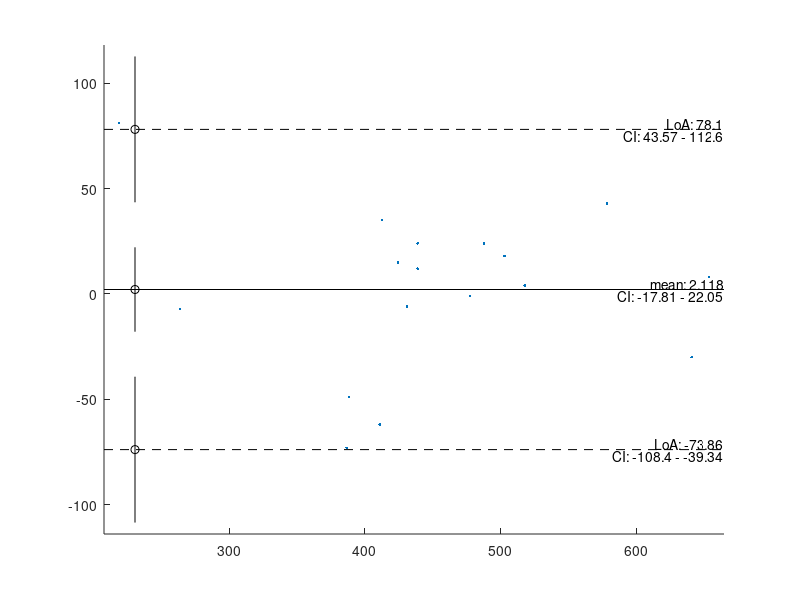

The MATLAB script that drew this image:
function h=BlandAltmanPlot(var1, var2, varargin)
%Create a Bland-Altman plot and return a struct with results and handles.
%This function does not require any toolbox.
%
%Syntax:
% BlandAltmanPlot()
%    Generate an example in the current axes.
% BlandAltmanPlot(var1,var2)
%    Create a Bland-Altman plot with the two entered variables. All other settings are set to the
%    default, as described below. Both must be numeric vectors with 2 dimensions or fewer (so
%    1x1x30 sized arrays will return an error). The y-values are var2-var1, the x-values are
%    (var1+var2)/2, unless the plot_x_mean switch is set to false, in which case var1 determines
%    the x-values.
% BlandAltmanPlot(___,Name,Value)
%    Change optional parameters. See below for the list of options that can be changed.
% BlandAltmanPlot(___,optionstruct)
%    Change optional parameters. Each field should be one of the parameters detailed below. Missing
%    fields are filled with the default.
% h=BlandAltmanPlot(___)
%    Returns a struct with values and object handles. This can be used to extract calculated
%    values, to delete specific objects, or to change the plot type.
%
%Parameters:
%AddDetailsText      [default=true] Add the details to the plot as text. This will add the mean and
%                    limits of agreement above the plotted lines. The confidence intervals will be
%                    added under the plotted lines if enabled by the plotCI parameter. The text
%                    elements are placed on the far right side of the plot.
%alpha               [default=0.05] The alpha value is used for the limits of agreement, as well as
%                    for the confidence intervals.
%plotCI              [default=true] Add the CIs of the mean and LoAs to the plot with the errorbar
%                    function. If AddDetailsText is set to true, this parameter controls both the
%                    whiskers and the text. The whiskers are plotted close to the left side of the
%                    plot.
%GroupIndex          [default=[]] You can split the plot into an array of line objects so you can
%                    adjust properties like Color and Marker for subgroups. Setting this to an
%                    empty array will keep all points in a single group.
%                    This parameter must contain only positive integer values, as it is used to
%                    index h.plot.data.
%plot_x_mean         [default=true] If set to false, the first input is used for the x-coordinate,
%                    instead of using the mean.
%StoreToAppdata      [default=true] If set to true, the output of this function will be stored in
%                    the axes object with setappdata, so it can be easily retrieved. The output
%                    struct is set to the data field named 'HJW___BlandAltmanPlot___data'.
%Parent              [default=[]] This determines the parent axes for the plots and texts. If left
%                    empty, gca is used to determine the target axes. If TargetAxes and Parent both
%                    are non-empty, TargetAxes is ignored.
%TargetAxes          [default=[]] This is the same as the Parent switch. If both are non-empty,
%                    TargetAxes is ignored. This switch is maintained for backwards compatibility.
%TextDigitsDisplayed [default=4] This is either the number of digits used in the text elements, or
%                    a FormatSpec that makes num2str return a non-empty char.
%xxyy                [default=[]] This parameter controls the axis range. It has to be a 4-element
%                    vector. Any NaN values will be auto-determined based on the input data (taking
%                    into account the value of plot_x_mean). An empty input is equivalent to [NaN
%                    NaN NaN NaN].
%
%Output:
%h.input.alpha       - alpha value used for plots and calculations
%       .var1        - first variable used for plot
%       .var2        - second variable used for plot
% .data.mu           - mean value of var2-var1
%      .loa          - lower and upper limits of agreement
%      .CI.mu        - lower and upper bound of the CI of the mean
%         .loa_lower - lower and upper bound of the CI of the lower LoA
%         .loa_upper - lower and upper bound of the CI of the upper LoA
% .xxyy              - axis extents used
% .plot.data         - handle to the data plot object (may be an array)
%      .mean         - handle to the mean line
%      .loa_lo       - handle to the lower LoA line
%      .loa_hi       - handle to the upper LoA line
%      .CI_lo        - handle to the lower LoA errorbar
%      .CI_mu        - handle to the mean errorbar
%      .CI_hi        - handle to the upper LoA errorbar
% .text.mean         - handle to the 'mean: %f' text object
%      .meanCI       - handle to the 'CI: %f-%f' text object
%      .loa_hi       - handle to the 'LoA: %f' text object
%      .loa_hi_CI    - handle to the 'CI: %f-%f' text object
%      .loa_lo       - handle to the 'LoA: %f' text object
%      .loa_lo_CI    - handle to the 'CI: %f-%f' text object
%
%The method for calculating characteristic values and the example data were taken from
%Bland&Altman (Lancet, 1986, i:307-310) http://dx.doi.org/10.1016/S0140-6736(86)90837-8
%
%/%/%/%/%/%/%/%/%/%/%/%/%/%/%/%/%/%/%/%/%/%/%/%/%/%/%/%/%/%/%/%/%/%/%/%/%/%/%
%|                                                                         |%
%|  Version: 1.2.1                                                         |%
%|  Date:    2021-06-11                                                    |%
%|  Author:  H.J. Wisselink                                                |%
%|  Licence: CC by-nc-sa 4.0 ( creativecommons.org/licenses/by-nc-sa/4.0 ) |%
%|  Email = 'h_j_wisselink*alumnus_utwente_nl';                            |%
%|  Real_email = regexprep(Email,{'*','_'},{'@','.'})                      |%
%|                                                                         |%
%/%/%/%/%/%/%/%/%/%/%/%/%/%/%/%/%/%/%/%/%/%/%/%/%/%/%/%/%/%/%/%/%/%/%/%/%/%/%
%
% Tested on several versions of Matlab (ML 6.5 and onward) and Octave (4.4.1 and onward), and on
% multiple operating systems (Windows/Ubuntu/MacOS). For the full test matrix, see the HTML doc.
% Compatibility considerations:
% - The implementation of tinv and alpha_to_Z are by Star Strider. These implementations mean you
%   can use this function without the Statistics Toolbox.
%   https://www.mathworks.com/matlabcentral/fileexchange/56500
%   https://www.mathworks.com/matlabcentral/answers/45173#answer_55318

if nargin<2
    if nargin==0
        %example data taken from Bland&Altman (Lancet, 1986, i:307-310)
        % http://dx.doi.org/10.1016/S0140-6736(86)90837-8
        %(only first measurement of each peak flow meter)
        var1=[494,395,516,434,476,557,413,442,650,433,417,656,267,478,178,423,427];
        var2=[512,430,520,428,500,600,364,380,658,445,432,626,260,477,259,350,451];
    else
        error('Incorrect number of input argument.')
    end
end
[success,options,ME]=BlandAltmanPlot_parse_inputs(var1,var2,varargin{:});
if ~success
    %The throwAsCaller function was introduced in R2007b, hence the rethrow here.
    rethrow(ME)
else
    [StoreToAppdata, alpha, plot_x_mean, plotCI, AddDetailsText, ...
        h_ax, TextDigitsDisplayed, xxyy, GroupIndex]=...
        deal(options.StoreToAppdata, options.alpha, options.plot_x_mean, options.plotCI, ...
        options.AddDetailsText, options.TargetAxes, options.TextDigitsDisplayed, options.xxyy, ...
        options.GroupIndex);
end

%Compute Bland-Altman plot characteristics.
[mu,loa,CI]=BlandAltman_values(var1,var2,alpha);

h=struct;%Store all handles to this struct.

%Prepare first part of output.
h.input.alpha=alpha;
h.input.var1=var1;
h.input.var2=var2;
h.data.mu=mu;
h.data.loa=loa;
h.data.CI=CI;

%Determine x and y data based on plot_x_mean.
if ~isequal(size(var1),size(var2))
    %Reshape to vectors.
    var1=var1(:);var2=var2(:);
end
if plot_x_mean
    x=(var1+var2)/2;
    y=var2-var1;
else
    x=var1;
    y=var2-var1;
end

%Store the value of xxyy in the output struct, so it can be used to round the axis extent to
%appropriate values on a case by case basis.
h.xxyy=[min(x) max(x) min(y) max(y)];
%Consider limits of agreement CI when calculating the bounds.
h.xxyy(3)=min(h.xxyy(3),CI.loa_lower(1));
h.xxyy(4)=max(h.xxyy(4),CI.loa_upper(2));
%Add a small margin so the points are not on the exact edge of the plot.
margin=5;%in percent
meanxxyy=[[1 1]*mean(h.xxyy(1:2)) [1 1]*mean(h.xxyy(3:4))];
h.xxyy=meanxxyy+(h.xxyy-meanxxyy)*(1+margin/100);
if isempty(xxyy)
    xxyy=[NaN NaN NaN NaN];
end
%Replace any NaN by the auto-determined extent.
xxyy(isnan(xxyy))=h.xxyy(isnan(xxyy));h.xxyy=xxyy;

%Plot the data, mean and LoAs.
NextPlot=get(h_ax,'NextPlot');%Get property to retain state.
set(h_ax,'NextPlot','add')
if ~isempty(GroupIndex)
    Color=[];
    for ind=unique(GroupIndex(:)).'
        L=GroupIndex==ind;
        h.plot.data(ind)=plot(x(L),y(L),'.','Parent',h_ax);
        if isempty(Color)
            Color=get(h.plot.data(ind),'Color');
        else
            set(h.plot.data(ind),'Color',Color);
        end
    end
else
    h.plot.data=plot(x,y,'.','Parent',h_ax);
end
h.plot.mean=plot(xxyy(1:2),mu*[1 1],'k','Parent',h_ax);
h.plot.loa_lo=plot(xxyy(1:2),loa(1)*[1 1],'k--','Parent',h_ax);
h.plot.loa_hi=plot(xxyy(1:2),loa(2)*[1 1],'k--','Parent',h_ax);
if plotCI
    err1=diff(CI.loa_lower)/2;
    err2=diff(CI.mu)/2;
    xe=xxyy(1)+0.05*diff(xxyy(1:2));%Shift slightly right.
    h.plot.CI_lo=errorbar(xe,loa(1),err1,'ko');
    h.plot.CI_mu=errorbar(xe,mu    ,err2,'ko');
    h.plot.CI_hi=errorbar(xe,loa(2),err1,'ko');
end
set(h_ax,'NextPlot',NextPlot)%Restore state (probably hold('off') ).
axis(h_ax,xxyy)
if AddDetailsText
    %Add text elements.
    %Use num2str to make use of automatic choice of FormatSpec for a fixed number of digits. This
    %is guaranteed to return a non-empty char array, as that was tested in the parser.
    d=TextDigitsDisplayed;%Use a shorter variable name for better readability of the code.

    %Add mean text.
    tx=xxyy(2);ty=mu;
    txt=sprintf('mean: %s',num2str(ty,d));
    h.text.mean=text(tx,ty,txt,'Parent',h_ax,...
        'HorizontalAlignment','right','VerticalAlignment','bottom');
    if plotCI
        txt=sprintf('CI: %s - %s',...
            num2str(CI.mu(1),d),num2str(CI.mu(2),d));
        h.text.meanCI=text(tx,ty,txt,'Parent',h_ax,...
            'HorizontalAlignment','right','VerticalAlignment','top');
    end

    %Add upper limit of agreement.
    ty=loa(2);
    txt=sprintf('LoA: %s',num2str(ty,d));
    h.text.loa_hi=text(tx,ty,txt,'Parent',h_ax,...
        'HorizontalAlignment','right','VerticalAlignment','bottom');
    if plotCI
        txt=sprintf('CI: %s - %s',...
            num2str(CI.loa_upper(1),d),num2str(CI.loa_upper(2),d));
        h.text.loa_hi_CI=text(tx,ty,txt,'Parent',h_ax,...
            'HorizontalAlignment','right','VerticalAlignment','top');
    end

    %Add lower limit of agreement.
    ty=loa(1);
    txt=sprintf('LoA: %s',num2str(ty,d));
    h.text.loa_lo=text(tx,ty,txt,'Parent',h_ax,...
        'HorizontalAlignment','right','VerticalAlignment','bottom');
    if plotCI
        txt=sprintf('CI: %s - %s',...
            num2str(CI.loa_lower(1),d),num2str(CI.loa_lower(2),d));
        h.text.loa_lo_CI=text(tx,ty,txt,'Parent',h_ax,...
            'HorizontalAlignment','right','VerticalAlignment','top');
    end
end

if StoreToAppdata
    setappdata(h_ax,'HJW___BlandAltmanPlot___data',h)
end
if nargout==0
    clear h
end
end
function [mu,loa,CI]=BlandAltman_values(x,y,alpha)
%Compute Bland-Altman plot characteristics.
%
%The method for calculating these values was taken from Bland&Altman
%(Lancet, 1986, i:307-310) http://dx.doi.org/10.1016/S0140-6736(86)90837-8
%
%The implementation of tinv is by Star Strider
% https://www.mathworks.com/matlabcentral/fileexchange/56500
%The implementation of alpha_to_Z is by Star Strider as well
% https://www.mathworks.com/matlabcentral/answers/45173#answer_55318

% http://web.archive.org/web/20190326204734/
% https://www.mathworks.com/matlabcentral/mlc-downloads/downloads/
%  submissions/56500/versions/1/contents/tstat3.m
%
% http://web.archive.org/web/20150317011457/
% http://www.mathworks.com/matlabcentral/answers/
%  45173-p-value-to-z-score#answer_55318

%Retrieve statistical functions.
persistent alpha_to_Z
if isempty(alpha_to_Z)
    if ifversion('>=',7.0,'Octave','>',3)
        %Anonymous functions were introduced in ML7.0, so we need to use eval to fool the syntax
        %checker in ML6.5.
        alpha_to_Z = eval('@(a) -sqrt(2) * erfcinv(a*2)'); % Get Z value given the alpha.
    else
        alpha_to_Z=inline('-sqrt(2) * erfcinv(a*2)','a'); %#ok<DINLN>
    end
end

%Compute main characteristics.
data=y(:)-x(:);data(isnan(data))=[];
n=numel(data);%Cases
mu=mean(data);%Mean
s=std(data);  %SD

%Compute statistical elements.
mu_ste=sqrt(s^2/n);     %Standard error of mean
loa_ste=sqrt(3*s^2/n);  %Standard error of limit of agreement
t=t_inv(alpha/2,n-1);   %t-value
z=alpha_to_Z(1-alpha/2);%Z value for two-tailed alpha

%Compute output parameters.
CI.mu=[mu-t*mu_ste mu+t*mu_ste];
loa=[mu-z*s mu+z*s];
CI.loa_lower=[loa(1)-(t*loa_ste) loa(1)+(t*loa_ste)];
CI.loa_upper=[loa(2)-(t*loa_ste) loa(2)+(t*loa_ste)];
end
function out=t_inv(a,v)
% This implementation of tinv is by Star Strider
%
% https://www.mathworks.com/matlabcentral/fileexchange/56500
%
% http://web.archive.org/web/20190326204734/
% https://www.mathworks.com/matlabcentral/mlc-downloads/downloads/
%  submissions/56500/versions/1/contents/tstat3.m
persistent isOctave,if isempty(isOctave),isOctave = exist('OCTAVE_VERSION', 'builtin') ~= 0;end
persistent oct__tinv
if isOctave
    %Octave doesn't allow passing extra variables to fzero.
    if isempty(oct__tinv)
        %This uses eval to fool the syntax checker, but this requires some attention to make it
        %still work if the code is minified.
        oct__tdist2T=eval('@(t,v) (1-betainc(v/(v+t^2), v/2, 0.5));');
        oct__tdist1T=eval(['@(t,v) 1-(1-' var2str(oct__tdist2T) '(t,v))/2;']);
        oct__tinv=eval(['@(alpha,v) fzero(@(tval) (max(alpha,(1-alpha)) - ' ...
            var2str(oct__tdist1T) '(tval,v)), 5);']);
    end
    out=oct__tinv(a,v);
else
    out=fzero(@t_inv_reimplementation___local_fun,5,optimset('fzero'),a,v);
end
end
function out=t_inv_reimplementation___tdist2T(t,v)
out=1-betainc(v/(v+t^2), v/2, 0.5);
end
function out=t_inv_reimplementation___tdist1T(t,v)
out=1-(1-t_inv_reimplementation___tdist2T(t,v))/2;
end
function out=t_inv_reimplementation___local_fun(tval,a,v)
out=max(a,(1-a))-t_inv_reimplementation___tdist1T(tval,v);
end
function [success,options,ME]=BlandAltmanPlot_parse_inputs(var1,var2,varargin)
%Parse the inputs of the BlandAltmanPlot function.
% This function returns a success flag, the parsed options, and an ME struct. As input, the
% options should either be entered as a struct or as Name,Value pairs. Missing fields are filled
% from the default.

%Pre-assign outputs.
success=false;
options=struct;
ME=struct('identifier','','message','');

%Test the required inputs.
if numel(var1)==0 || numel(var1)~=max(size(var1)) || ~isnumeric(var1) ...
        || numel(size(var1))>2 %ndims must be <=2 for use in plot()
    ME.message='The first input is not a numeric vector.';
    ME.identifier='HJW:BlandAltmanPlot:incorrect_input';
    return
end
if numel(var2)==0 || numel(var2)~=max(size(var2)) || ~isnumeric(var2) ...
        || numel(size(var2))>2 %ndims must be <=2 for use in plot()
    ME.message='The second input is not a numeric vector.';
    ME.identifier='HJW:BlandAltmanPlot:incorrect_input';
    return
end
if numel(var1)~=numel(var2)
    ME.message='The first and second inputs do no match.';
    ME.identifier='HJW:BlandAltmanPlot:incorrect_input';
    return
end

%Set the defaults.
default.StoreToAppdata=true;  %Store output in the axis with setappdata.
default.alpha=0.05;           %Set default alpha value to 5%.
default.plot_x_mean=true;     %Use the mean as x coordinate.
default.plotCI=true;          %Add the CIs of the mean and LoAs to the plot.
default.GroupIndex=[];        %Don't split the plot.
default.AddDetailsText=true;  %Add the details to the plot as text.
default.TextDigitsDisplayed=4;%Number of digits or num2str FormatSpec.
default.xxyy=[];              %Axis range, leave empty or NaN to auto-determine.
default.TargetAxes=[];        %Axes where the plots and texts should be created.
default.Parent=[];            %Alternative option name for TargetAxes.

%The required inputs are checked, so now we need to return the default options if there are no
%further inputs.
if nargin==2
    options=default;
    success=true;
    options=BlandAltmanPlot_parse_inputs_ensureParentAxesExists(options);
    return
end

%Test the optional inputs.
struct_input=nargin==3 && isa(varargin{1},'struct');
NameValue_input=mod(nargin,2)==0 && ...
    all(cellfun('isclass',varargin(1:2:end),'char'));
if ~( struct_input || NameValue_input )
    ME.message=['The third input (options) is expected to be either a ',...
        'struct,',char(10),'or consist of Name,Value pairs.']; %#ok<CHARTEN>
    ME.identifier='HJW:BlandAltmanPlot:incorrect_input_options';
    return
end
if NameValue_input
    %convert the Name,Value to a struct
    for n=1:2:numel(varargin)
        try
            options.(varargin{n})=varargin{n+1};
        catch
            ME.message='Parsing of Name,Value pairs failed.';
            ME.identifier='HJW:BlandAltmanPlot:incorrect_input_NameValue';
            return
        end
    end
else
    options=varargin{1};
end
fn=fieldnames(options);
for k=1:numel(fn)
    curr_option=fn{k};
    item=options.(curr_option);
    ME.identifier=...
        ['HJW:BlandAltmanPlot:incorrect_input_opt_' lower(curr_option)];
    switch curr_option
        case 'alpha'
            if ~isnumeric(item) || numel(item)~=1 || ...
                    item<0 || item>1 || isnan(item)
                %Because of the short circuit or() the NaN test doesn't need to consider the case
                %of a vector, as the numel test will already become true, in which case it is not
                %evaluated.
                ME.message='The value of options.alpha is not a scalar between 0 and 1.';
                return
            end
        case {'StoreToAppdata','plotCI','AddDetailsText','plot_x_mean'}
            [passed,item]=test_if_scalar_logical(item);
            options.(curr_option)=item;
            if ~passed
                ME.message=['The value of options.',curr_option,' is not a logical scalar.'];
                return
            end
        case 'TextDigitsDisplayed'
            temp=false;
            %Test an integer input and a char input separately to keep the logical statements and
            %program flow more clear.
            if isnumeric(item)
                if numel(item)~=1 || double(item)~=round(double(item))
                    %The integer test could cause issues due to float rounding, but it should
                    %actually not be an issue.
                    %The integer test in its current form also catches NaN.
                    temp=true;
                end
            elseif isa(item,'char')
                try
                    %This will not catch all invalid FormatSpec inputs, but at least any errors are
                    %caught. If the user chooses to supply '%%d' as a FormatSpec, the function will
                    %run as expected (i.e. return '%d' on Octave and all Matlab releases except
                    %v6.5 where this returns an error).
                    temp_out=num2str(123.45,item);
                    if ~isa(temp_out,'char') || numel(temp_out)==0
                        temp=true;
                    end
                catch
                    temp=true;
                end
            else
                temp=true;
            end
            if temp
                ME.message='The value of options.TextDigitsDisplayed is not an integer scalar.';
                return
            end
        case 'xxyy'
            %NaN values will be filled with the data extent.
            if ~isnumeric(item) || (numel(item)~=4 && ~isempty(item)) || ...
                    ( ~isempty(item) && ...
                    ( item(2)<=item(1) || item(4)<=item(3) ) )
                ME.message=['The value of options.xxyy is neither ',...
                    'a valid 2D axis range, nor empty.'];
                return
            end
        case {'TargetAxes','Parent'}
            %It is difficult to test if a supplied variable is an axes object, as in old Matlab
            %(and in Octave) a handle is simply a double. A strategy with get (with try-catch)
            %should work.
            try
                if ~strcmp(get(item,'Type'),'axes') && ~isempty(item)
                    ME.message=['The value of options.',curr_option,...
                        ' is not an axes object or is not empty.'];
                    return
                end
            catch
                if ~isempty(item)
                    ME.message=['The value of options.',curr_option,...
                        ' is not an axes object or is not empty.'];
                    return
                end
            end
        case 'GroupIndex'
            if isempty(item),continue,end %If explicitly set to empty there is no need for checks.
            try
                if numel(item)~=numel(var1)
                    error('trigger')
                end
                x=zeros(1,max(item(:)));
                x(item)=1; %An indexing operation should work for valid input.
                if sum(x)==0 %At least 1 element should be marked.
                    error('trigger')
                end
            catch
                ME.message=['The values in GroupIndex must be valid array indices',...
                    char(10),'and the number of elements must match the data.']; %#ok<CHARTEN>
            end
        otherwise
            ME.message=sprintf('Name,Value pair not recognized: %s',curr_option);
            ME.identifier='HJW:BlandAltmanPlot:incorrect_input_NameValue';
            return
    end
end

%Fill any missing fields.
fn=fieldnames(default);
for k=1:numel(fn)
    if ~isfield(options,fn(k))
        options.(fn{k})=default.(fn{k});
    end
end

if isempty(options.TargetAxes)
    options=BlandAltmanPlot_parse_inputs_ensureParentAxesExists(options);
end
success=true;ME=[];
end
function options=BlandAltmanPlot_parse_inputs_ensureParentAxesExists(options)
%gca might result in unexpected behavior if called unintentionally
%
%When this function is called, the validity of the inputs is already checked, or the default was
%loaded (meaning both inputs are empty). The precedence is described below.
%
%behavior: (P='Parent' parameter, T='TargetAxes' parameter)
% isempty(P) &&  isempty(T) --> out=gca
%~isempty(P) &&  isempty(T) --> out=P
% isempty(P) && ~isempty(T) --> out=T
%~isempty(P) && ~isempty(T) --> out=P
P=options.Parent;T=options.TargetAxes;
ax_matrix={[],T;P,P};
ax=ax_matrix{2-isempty(P),2-isempty(T)};
if isempty(ax)
    ax=gca;
end
options.Parent=ax;
options.TargetAxes=ax;
end
function tf=ifversion(test,Rxxxxab,Oct_flag,Oct_test,Oct_ver)
%Determine if the current version satisfies a version restriction
%
% To keep the function fast, no input checking is done. This function returns a NaN if a release
% name is used that is not in the dictionary.
%
% Syntax:
% tf=ifversion(test,Rxxxxab)
% tf=ifversion(test,Rxxxxab,'Octave',test_for_Octave,v_Octave)
%
% Output:
% tf       - If the current version satisfies the test this returns true.
%            This works similar to verLessThan.
%
% Inputs:
% Rxxxxab - Char array containing a release description (e.g. 'R13', 'R14SP2' or 'R2019a') or the
%           numeric version.
% test    - Char array containing a logical test. The interpretation of this is equivalent to
%           eval([current test Rxxxxab]). For examples, see below.
%
% Examples:
% ifversion('>=','R2009a') returns true when run on R2009a or later
% ifversion('<','R2016a') returns true when run on R2015b or older
% ifversion('==','R2018a') returns true only when run on R2018a
% ifversion('==',9.9) returns true only when run on R2020b
% ifversion('<',0,'Octave','>',0) returns true only on Octave
% ifversion('<',0,'Octave','>=',6) returns true only on Octave 6 and higher
%
% The conversion is based on a manual list and therefore needs to be updated manually, so it might
% not be complete. Although it should be possible to load the list from Wikipedia, this is not
% implemented.
%
%/%/%/%/%/%/%/%/%/%/%/%/%/%/%/%/%/%/%/%/%/%/%/%/%/%/%/%/%/%/%/%/%/%/%/%/%/%/%
%|                                                                         |%
%|  Version: 1.0.6                                                         |%
%|  Date:    2021-03-11                                                    |%
%|  Author:  H.J. Wisselink                                                |%
%|  Licence: CC by-nc-sa 4.0 ( creativecommons.org/licenses/by-nc-sa/4.0 ) |%
%|  Email = 'h_j_wisselink*alumnus_utwente_nl';                            |%
%|  Real_email = regexprep(Email,{'*','_'},{'@','.'})                      |%
%|                                                                         |%
%/%/%/%/%/%/%/%/%/%/%/%/%/%/%/%/%/%/%/%/%/%/%/%/%/%/%/%/%/%/%/%/%/%/%/%/%/%/%
%
% Tested on several versions of Matlab (ML 6.5 and onward) and Octave (4.4.1 and onward), and on
% multiple operating systems (Windows/Ubuntu/MacOS). For the full test matrix, see the HTML doc.
% Compatibility considerations:
% - This is expected to work on all releases.

%The decimal of the version numbers are padded with a 0 to make sure v7.10 is larger than v7.9.
%This does mean that any numeric version input needs to be adapted. multiply by 100 and round to
%remove the potential for float rounding errors.
%Store in persistent for fast recall (don't use getpref, as that is slower than generating the
%variables and makes updating this function harder).
persistent  v_num v_dict octave
if isempty(v_num)
    %test if Octave is used instead of Matlab
    octave=exist('OCTAVE_VERSION', 'builtin');

    %get current version number
    v_num=version;
    ii=strfind(v_num,'.');if numel(ii)~=1,v_num(ii(2):end)='';ii=ii(1);end
    v_num=[str2double(v_num(1:(ii-1))) str2double(v_num((ii+1):end))];
    v_num=v_num(1)+v_num(2)/100;v_num=round(100*v_num);

    %get dictionary to use for ismember
    v_dict={...
        'R13' 605;'R13SP1' 605;'R13SP2' 605;'R14' 700;'R14SP1' 700;'R14SP2' 700;
        'R14SP3' 701;'R2006a' 702;'R2006b' 703;'R2007a' 704;'R2007b' 705;
        'R2008a' 706;'R2008b' 707;'R2009a' 708;'R2009b' 709;'R2010a' 710;
        'R2010b' 711;'R2011a' 712;'R2011b' 713;'R2012a' 714;'R2012b' 800;
        'R2013a' 801;'R2013b' 802;'R2014a' 803;'R2014b' 804;'R2015a' 805;
        'R2015b' 806;'R2016a' 900;'R2016b' 901;'R2017a' 902;'R2017b' 903;
        'R2018a' 904;'R2018b' 905;'R2019a' 906;'R2019b' 907;'R2020a' 908;
        'R2020b' 909;'R2021a' 910};
end

if octave
    if nargin==2
        warning('HJW:ifversion:NoOctaveTest',...
            ['No version test for Octave was provided.',char(10),...
            'This function might return an unexpected outcome.']) %#ok<CHARTEN>
        if isnumeric(Rxxxxab)
            v=0.1*Rxxxxab+0.9*fix(Rxxxxab);v=round(100*v);
        else
            L=ismember(v_dict(:,1),Rxxxxab);
            if sum(L)~=1
                warning('HJW:ifversion:NotInDict',...
                    'The requested version is not in the hard-coded list.')
                tf=NaN;return
            else
                v=v_dict{L,2};
            end
        end
    elseif nargin==4
        % Undocumented shorthand syntax: skip the 'Octave' argument.
        [test,v]=deal(Oct_flag,Oct_test);
        % Convert 4.1 to 401.
        v=0.1*v+0.9*fix(v);v=round(100*v);
    else
        [test,v]=deal(Oct_test,Oct_ver);
        % Convert 4.1 to 401.
        v=0.1*v+0.9*fix(v);v=round(100*v);
    end
else
    % Convert R notation to numeric and convert 9.1 to 901.
    if isnumeric(Rxxxxab)
        v=0.1*Rxxxxab+0.9*fix(Rxxxxab);v=round(100*v);
    else
        L=ismember(v_dict(:,1),Rxxxxab);
        if sum(L)~=1
            warning('HJW:ifversion:NotInDict',...
                'The requested version is not in the hard-coded list.')
            tf=NaN;return
        else
            v=v_dict{L,2};
        end
    end
end
switch test
    case '==', tf= v_num == v;
    case '<' , tf= v_num <  v;
    case '<=', tf= v_num <= v;
    case '>' , tf= v_num >  v;
    case '>=', tf= v_num >= v;
end
end
function [isLogical,val]=test_if_scalar_logical(val)
%Test if the input is a scalar logical or convertible to it.
%The char and string test are not case sensitive.
%(use the first output to trigger an input error, use the second as the parsed input)
%
% Allowed values:
%- true or false
%- 1 or 0
%- 'on' or 'off'
%- matlab.lang.OnOffSwitchState.on or matlab.lang.OnOffSwitchState.off
%- 'enable' or 'disable'
%- 'enabled' or 'disabled'
persistent states
if isempty(states)
    states={true,false;...
        1,0;...
        'on','off';...
        'enable','disable';...
        'enabled','disabled'};
    try
        states(end+1,:)=eval('{"on","off"}');
    catch
    end
end
isLogical=true;
try
    if isa(val,'char') || isa(val,'string')
        try val=lower(val);catch,end
    end
    for n=1:size(states,1)
        for m=1:2
            if isequal(val,states{n,m})
                val=states{1,m};return
            end
        end
    end
    if isa(val,'matlab.lang.OnOffSwitchState')
        val=logical(val);return
    end
catch
end
isLogical=false;
end
function varargout=var2str(varargin)
%Analogous to func2str, return the variable names as char arrays, as detected by inputname.
%This returns an error for invalid inputs and if nargin~=max(1,nargout).
%
%You can use comma separated lists to create a cell array:
% out=cell(1,2);
% foo=1;bar=2;
% [out{:}]=var2str(foo,bar);
err_flag= nargin~=max(1,nargout) ;
if ~err_flag
    varargout=cell(nargin,1);
    for n=1:nargin
        try varargout{n}=inputname(n);catch,varargout{n}='';end
        if isempty(varargout{n}),err_flag=true;break,end
    end
end
if err_flag
    error('Invalid input and/or output.')
end
end
